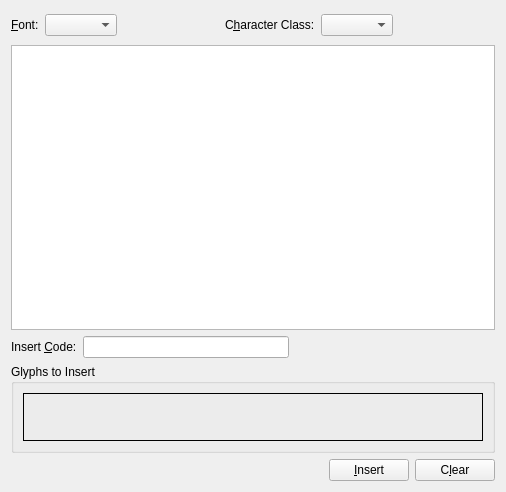
<ui version="4.0" >
 <class>CharSelectEnhanced</class>
 <widget class="QDialog" name="CharSelectEnhanced" >
  <property name="geometry" >
   <rect>
    <x>0</x>
    <y>0</y>
    <width>506</width>
    <height>492</height>
   </rect>
  </property>
  <property name="windowTitle" >
   <string>Enhanced Character Palette</string>
  </property>
  <layout class="QGridLayout" name="gridLayout" >
   <item row="0" column="0" >
    <widget class="QLabel" name="label" >
     <property name="text" >
      <string>&amp;Font:</string>
     </property>
     <property name="buddy" >
      <cstring>fontSelector</cstring>
     </property>
    </widget>
   </item>
   <item row="0" column="1" >
    <widget class="FontCombo" name="fontSelector" />
   </item>
   <item row="0" column="2" >
    <spacer>
     <property name="orientation" >
      <enum>Qt::Horizontal</enum>
     </property>
     <property name="sizeHint" stdset="0" >
      <size>
       <width>38</width>
       <height>20</height>
      </size>
     </property>
    </spacer>
   </item>
   <item row="0" column="3" >
    <widget class="QLabel" name="label_2" >
     <property name="text" >
      <string>C&amp;haracter Class:</string>
     </property>
     <property name="buddy" >
      <cstring>rangeSelector</cstring>
     </property>
    </widget>
   </item>
   <item row="0" column="4" >
    <widget class="ScComboBox" name="rangeSelector" />
   </item>
   <item row="0" column="5" >
    <spacer>
     <property name="orientation" >
      <enum>Qt::Horizontal</enum>
     </property>
     <property name="sizeHint" stdset="0" >
      <size>
       <width>66</width>
       <height>28</height>
      </size>
     </property>
    </spacer>
   </item>
   <item row="1" column="0" colspan="6" >
    <widget class="CharTableView" name="m_charTable" >
     <property name="minimumSize" >
      <size>
       <width>340</width>
       <height>0</height>
      </size>
     </property>
     <property name="toolTip" >
      <string>You can see a thumbnail if you press and hold down the right mouse button.
The Insert key inserts a Glyph into the Selection below and the Delete key removes the last inserted one</string>
     </property>
     <property name="dragDropOverwriteMode" >
      <bool>false</bool>
     </property>
     <property name="dragDropMode" >
      <enum>QAbstractItemView::DragOnly</enum>
     </property>
     <property name="selectionMode" >
      <enum>QAbstractItemView::SingleSelection</enum>
     </property>
    </widget>
   </item>
   <item row="2" column="0" colspan="6" >
    <layout class="QHBoxLayout" name="horizontalLayout" >
     <item>
      <widget class="QLabel" name="label_3" >
       <property name="text" >
        <string>Insert &amp;Code:</string>
       </property>
       <property name="buddy" >
        <cstring>hexLineEdit</cstring>
       </property>
      </widget>
     </item>
     <item>
      <widget class="QLineEdit" name="hexLineEdit" >
       <property name="toolTip" >
        <string>Type in a four digit Unicode value directly here</string>
       </property>
       <property name="maxLength" >
        <number>32767</number>
       </property>
      </widget>
     </item>
     <item>
      <spacer name="horizontalSpacer" >
       <property name="orientation" >
        <enum>Qt::Horizontal</enum>
       </property>
       <property name="sizeHint" stdset="0" >
        <size>
         <width>40</width>
         <height>20</height>
        </size>
       </property>
      </spacer>
     </item>
    </layout>
   </item>
   <item row="3" column="0" colspan="6" >
    <widget class="QGroupBox" name="groupBox" >
     <property name="title" >
      <string>Glyphs to Insert</string>
     </property>
     <layout class="QGridLayout" name="gridLayout_1" >
      <item row="0" column="0" >
       <widget class="QLabel" name="sample" >
        <property name="minimumSize" >
         <size>
          <width>460</width>
          <height>48</height>
         </size>
        </property>
        <property name="frameShape" >
         <enum>QFrame::Box</enum>
        </property>
        <property name="lineWidth" >
         <number>1</number>
        </property>
       </widget>
      </item>
     </layout>
    </widget>
   </item>
   <item row="4" column="0" colspan="6" >
    <layout class="QHBoxLayout" name="_2" >
     <item>
      <spacer>
       <property name="orientation" >
        <enum>Qt::Horizontal</enum>
       </property>
       <property name="sizeHint" stdset="0" >
        <size>
         <width>40</width>
         <height>20</height>
        </size>
       </property>
      </spacer>
     </item>
     <item>
      <widget class="QPushButton" name="insertButton" >
       <property name="toolTip" >
        <string>Insert the characters at the cursor in the text</string>
       </property>
       <property name="text" >
        <string>&amp;Insert</string>
       </property>
       <property name="autoDefault" >
        <bool>false</bool>
       </property>
      </widget>
     </item>
     <item>
      <widget class="QPushButton" name="deleteButton" >
       <property name="toolTip" >
        <string>Delete the current selection(s).</string>
       </property>
       <property name="text" >
        <string>C&amp;lear</string>
       </property>
       <property name="autoDefault" >
        <bool>false</bool>
       </property>
      </widget>
     </item>
    </layout>
   </item>
  </layout>
 </widget>
 <customwidgets>
  <customwidget>
   <class>FontCombo</class>
   <extends>QComboBox</extends>
   <header>fontcombo.h</header>
  </customwidget>
  <customwidget>
   <class>ScComboBox</class>
   <extends>QComboBox</extends>
   <header>sccombobox.h</header>
  </customwidget>
  <customwidget>
   <class>CharTableView</class>
   <extends>QTableView</extends>
   <header>chartableview.h</header>
  </customwidget>
 </customwidgets>
 <resources/>
 <connections/>
</ui>
